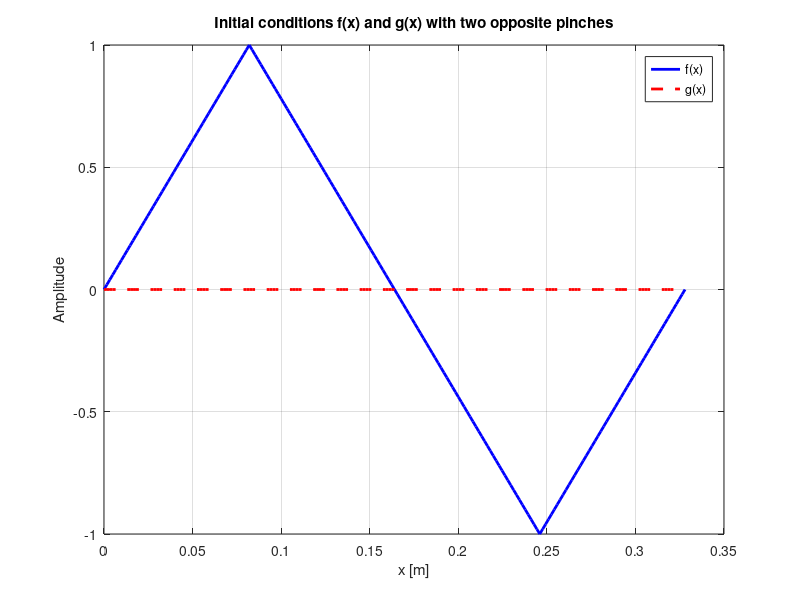
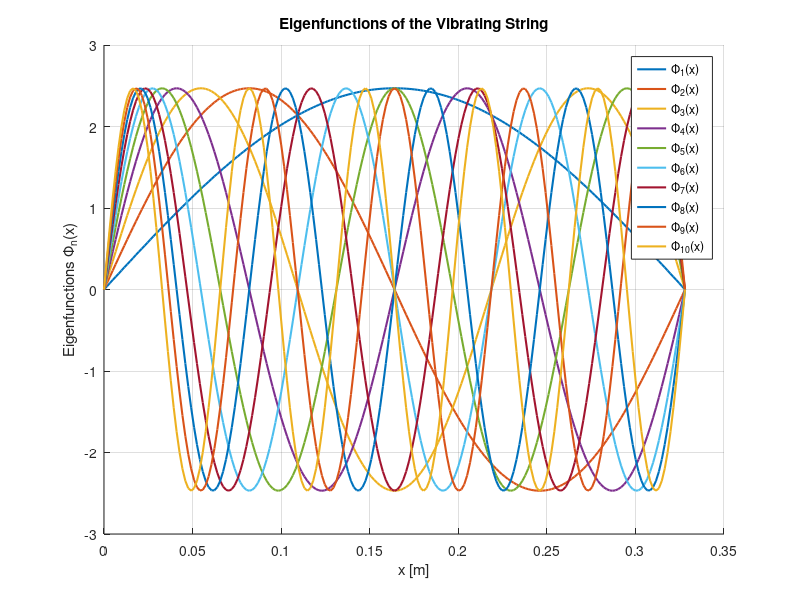
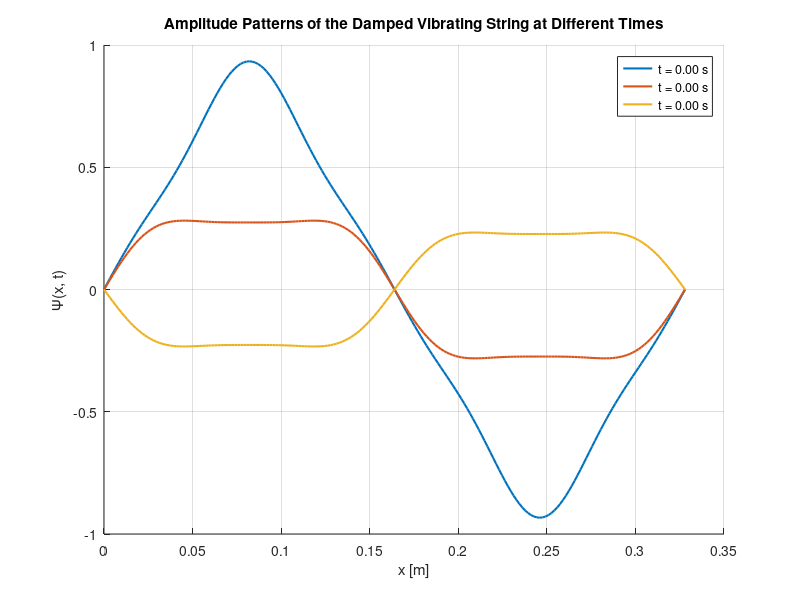
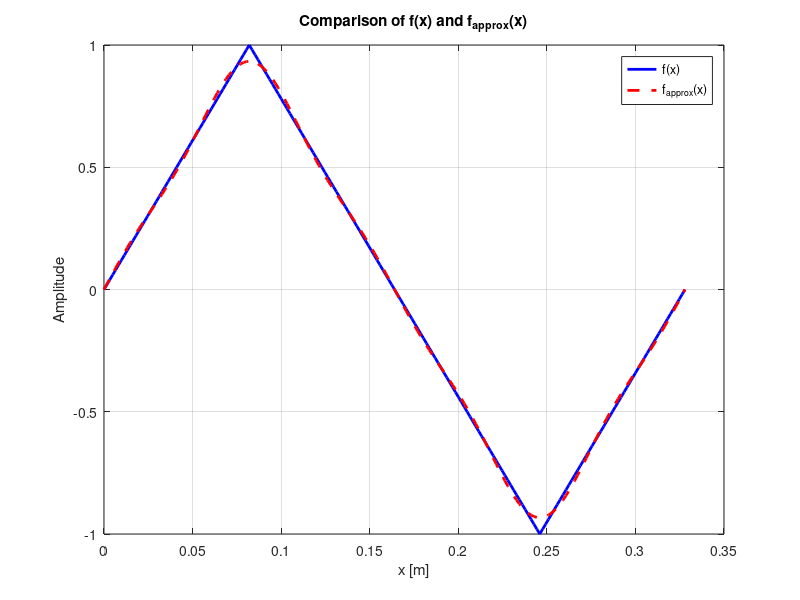

The MATLAB script that drew these images, in order: (Note: this script raises an error after producing the figures.)
% Given parameters
L = 0.328;              % String length [m]
M_L = 0.660E-3;        % String mass per unit length [kg/m]
F = 55.0;              % Tension force applied on string [N]
npt = 201;             % Number of spatial sample points
nst = 13;              % Number of time sample points
damp_factor = 200;     % Damping factor
% Define positions of the pinches
nbPinches = 2;         % Number of pinches
pA1 = L / 2;            % First pinch position
pB1 =  L / 4;           % Second pinch position
pB2 = 3 * L / 4;        % Second pinch position
z1 = 1;                % Amplitude scaling factor for the first pinch
z2 = -1;               % Amplitude scaling factor for the second pinch (opposite direction)

% Initialize arrays for the initial conditions
f_x = zeros(npt, 1);   % Initial displacement
g_x = zeros(npt, 1);   % Initial velocity

% Define the x coordinate array
x = linspace(0, L, npt);  % Spatial discretization from 0 to L

% Define the initial displacement based on the pinch functions
if nbPinches == 1
    for i = 1:npt
        % First pinch at L/4 (positive direction)
        if x(i) <= pA1
            f_x(i) = (z1 * x(i)) / pA1;  % Pinch increases linearly to p1
        else 
            f_x(i) = (z1 * (x(i) - L)) / (pA1 - L); % Decrease towards 0 until p2
        end
    end    
else
    for i = 1:npt
        if x(i) <= pB1
            f_x(i) = (z1 * x(i)) / pB1;
        elseif x(i) <= pB2
            f_x(i) = ((z1 - z2)*(x(i) - pB1)/ (pB1 - pB2)) + z1;
        elseif x(i) > pB2
            f_x(i) = (z2 * (x(i) - L)) / (pB2 - L);
        end
    end
end

% Compute and plot f(x) and g(x)
figure;
plot(x, f_x, 'b', 'LineWidth', 2);
hold on;
plot(x, g_x, 'r--', 'LineWidth', 2);
xlabel('x [m]');
ylabel('Amplitude');
title('Initial conditions f(x) and g(x) with two opposite pinches');
legend('f(x)', 'g(x)');
grid on;
hold off;

% Step 4: Compute the numerical arrays describing the eigenfunctions.
nmax = 10; % Define the maximum number of modes to calculate
phi_n = zeros(npt, nmax); % Initialize an array to hold eigenfunctions

% Compute eigenfunctions for n = 1, 2, ..., nmax
for n = 1:nmax
    phi_n(:, n) = sqrt(2/L) * sin(n * pi * x / L); % Compute eigenfunction
end

% Plot the eigenfunctions for various n values
figure;
hold on;
for n = 1:nmax
    plot(x, phi_n(:, n), 'DisplayName', sprintf('\\Phi_{%d}(x)', n), 'LineWidth', 1.5);
end
xlabel('x [m]');
ylabel('Eigenfunctions \Phi_n(x)');
title('Eigenfunctions of the Vibrating String');
legend show; % Display the legend for each mode
grid on;
hold off;

% Step 5: Calculate and display frequencies and periods of the eigenfunctions

% Preallocate arrays for results
n_values = (1:nmax)';  % Column vector of n values
n_pi = n_values * pi;  % Calculate nπ
omega_n = zeros(nmax, 1);  % Preallocate omega_n array
nu_n = zeros(nmax, 1);     % Preallocate frequency array
T_n = zeros(nmax, 1);      % Preallocate period array

% Calculate natural frequency (omega_n), frequency (nu_n), and period (T_n)
for n = 1:nmax
    omega_n(n) = (n * pi / L) * sqrt(F / M_L);  % Calculate omega_n
    nu_n(n) = omega_n(n) / (2 * pi);             % Calculate frequency nu_n
    T_n(n) = 1 / nu_n(n);                         % Calculate period T_n
end

% Display results in a formatted table
fprintf(' n |    nπ   |   ω_n (rad/s)  |   ν_n (Hz)   |   T_n (s)   \n');
fprintf('---|---------|----------------|--------------|--------------\n');

for n = 1:nmax
    fprintf('%2d | %8.4f | %14.4f | %13.4f | %12.4f \n', ...
        n, n_pi(n), omega_n(n), nu_n(n), T_n(n));
end

% Step 6: Test the orthonormalization of eigenfunctions

% Preallocate an array to hold the overlap integrals
overlap_integrals = zeros(nmax, 1);

% Loop to calculate the overlap integral for each n
for n = 1:nmax
    % Directly access the precomputed eigenfunction values
    phi_n_values = phi_n(:, n);  % Use the n-th eigenfunction directly
    
    % Calculate the overlap integral ⟨Φ_n | Φ_n⟩ using the trapezoidal rule
    overlap_integrals(n) = trapz(x, phi_n_values .* phi_n_values);
end

% Display results in a formatted table
fprintf(' n | ⟨Φ_n | Φ_n⟩ \n');
fprintf('---|---------------\n');

for n = 1:nmax
    fprintf('%2d | %13.4f \n', n, overlap_integrals(n));
end

% Step 7: Calculate overlap integrals between initial conditions and eigenfunctions

% Preallocate arrays for overlap integrals
f_overlap = zeros(nmax, 1);  % ⟨Φ_n | f⟩
g_overlap = zeros(nmax, 1);  % ⟨Φ_n | g⟩

% Loop to calculate overlap integrals for each n
for n = 1:nmax
    % Calculate the overlap integral for f(x)
    f_overlap(n) = trapz(x, phi_n(:, n) .* f_x);  % ⟨Φ_n | f⟩
    
    % Calculate the overlap integral for g(x)
    g_overlap(n) = trapz(x, phi_n(:, n) .* g_x);  % ⟨Φ_n | g⟩
end

% Display results in a formatted table
fprintf(' n | ⟨Φ_n | f⟩      | ⟨Φ_n | g⟩      \n');
fprintf('---|----------------|----------------\n');

for n = 1:nmax
    fprintf('%2d | %14.4f | %14.4f \n', n, f_overlap(n), g_overlap(n));
end

%Step 8: Damping factor

% Define time discretization over one period with damping
t = linspace(0, 2 * pi / omega_n(1), nst); % Time array for one period with nst points
gamma = damp_factor; % Damping factor
psi_xt = zeros(npt, nst); % Initialize the array for Ψ(x, t)

% Compute Ψ(x, t) with damping for each time sample
for j = 1:nst
    for n = 1:nmax
        % Exponential decay factor e^(-gamma * t(j))
        damping = exp(-gamma * t(j));
        
        % Compute the contribution of each eigenfunction to Ψ(x, t) with damping
        psi_xt(:, j) = psi_xt(:, j) + damping * ...
            (f_overlap(n) * cos(omega_n(n) * t(j)) + g_overlap(n) * sin(omega_n(n) * t(j))) * phi_n(:, n);
    end
end

% Plot the amplitude patterns at specific time instances with damping
figure;
hold on;
for j = 1:5:nst % Plot every 5th time step for clarity
    plot(x, psi_xt(:, j), 'DisplayName', sprintf('t = %.2f s', t(j)), 'LineWidth', 1.5);
end
xlabel('x [m]');
ylabel('Ψ(x, t)');
title('Amplitude Patterns of the Damped Vibrating String at Different Times');
legend show;
grid on;
hold off;


% Step 8: Check if truncating the expansion to nmax terms is satisfactory enough

% Initialize arrays for approximations
f_approx = zeros(npt, 1);  % Approximated f(x)
g_approx = zeros(npt, 1);  % Approximated g(x)

% Compute the approximated functions using the eigenfunctions and overlap integrals
for n = 1:nmax
    f_approx = f_approx + f_overlap(n) * phi_n(:, n);  % Approximate f(x)
    g_approx = g_approx + g_overlap(n) * phi_n(:, n);  % Approximate g(x)
end

% Plot the comparisons for f(x) and f_approx(x)
figure;
plot(x, f_x, 'b', 'LineWidth', 2); % Original f(x)
hold on;
plot(x, f_approx, 'r--', 'LineWidth', 2); % Approximated f(x)
xlabel('x [m]');
ylabel('Amplitude');
title('Comparison of f(x) and f_{approx}(x)');
legend('f(x)', 'f_{approx}(x)');
grid on;
hold off;

% Plot the comparisons for g(x) and g_approx(x)
figure;
plot(x, g_x, 'b', 'LineWidth', 2); % Original g(x)
hold on;
plot(x, g_approx, 'r--', 'LineWidth', 2); % Approximated g(x)
xlabel('x [m]');
ylabel('Amplitude');
title('Comparison of g(x) and g_{approx}(x)');
legend('g(x)', 'g_{approx}(x)');
grid on;
hold off;

% Quantitative evaluation (using your goodness of fit function)
gof_f = gofit(f_x, f_approx)  % Evaluate goodness of fit for f(x)
gof_g = gofit(g_x, g_approx)  % Evaluate goodness of fit for g(x)

% Step 9: Compute the numerical arrays of the spatial discretizations of Ψ(x, t)

% Define time discretization over one period
t = linspace(0, 2 * pi / omega_n(1), nst); % Time array for one period with nst points
psi_xt = zeros(npt, nst); % Initialize the array for Ψ(x, t)

% Compute Ψ(x, t) for each time sample
for j = 1:nst
    for n = 1:nmax
        % Compute the contribution of each eigenfunction to Ψ(x, t)
        psi_xt(:, j) = psi_xt(:, j) + ...
            (f_overlap(n) * cos(omega_n(n) * t(j)) + g_overlap(n) * sin(omega_n(n) * t(j))) * phi_n(:, n);
    end
end

% Plot the amplitude patterns at specific time instances
figure;
hold on;
for j = 1:5:nst % Plot every 5th time step for clarity
    plot(x, psi_xt(:, j), 'DisplayName', sprintf('t = %.2f s', t(j)), 'LineWidth', 1.5);
end
xlabel('x [m]');
ylabel('Ψ(x, t)');
title('Amplitude Patterns of the Vibrating String at Different Times');
legend show;
grid on;
hold off;

% Step 10: Produce a movie of the string vibrating during at least 4π/ω_1

% Define the number of frames for the movie
n_frames = 200;  % Set to a high number for smooth animation
time_duration = 4 * pi / omega_n(1); % Duration to observe the motion
t_movie = linspace(0, time_duration, n_frames); % Time array for the movie

% Create a figure for the movie
figure;
axis([0 L -1 1]); % Set axis limits
xlabel('x [m]');
ylabel('Ψ(x, t)');
title('Vibrating String Motion');
grid on;
hold on;

% Initialize the movie structure
frames(n_frames) = struct('cdata', [], 'colormap', []);

for j = 1:n_frames
    % Clear the previous plot
    cla;
    
    % Compute Ψ(x, t) for the current time sample
    current_psi = zeros(npt, 1);
    for n = 1:nmax
        current_psi = current_psi + ...
            (f_overlap(n) * cos(omega_n(n) * t_movie(j)) + g_overlap(n) * sin(omega_n(n) * t_movie(j))) * phi_n(:, n);
    end
    
    % Plot the current state of the string
    plot(x, current_psi, 'LineWidth', 2);
    ylim([-1 1]); % Set the y-limits to keep the plot consistent
    title(sprintf('Vibrating String at t = %.2f s', t_movie(j)));
    
    % Capture the current frame for the movie
    frames(j) = getframe(gcf); % Store the current figure frame
end

% Save the movie
movie_name = 'vibrating_string_movie.mp4';
v = VideoWriter(movie_name, 'MPEG-4'); % Specify the video file type
open(v); % Open the video file for writing
writeVideo(v, frames); % Write the frames to the video
close(v); % Close the video file

hold off;


% Step 11: Test how changing the values of npt, nst, and nmax impacts the results

% Define test values for npt, nst, and nmax
npt_values = [101, 201, 301]; % Different spatial discretization points
nst_values = [13, 50, 100];    % Different time sampling points
nmax_values = [3, 5, 10];      % Different truncation levels

% Loop over different values of npt, nst, and nmax
%for np = npt_values
%    for ns = nst_values
%        for nm = nmax_values
%            % Recompute the parameters based on the current settings
%            x = linspace(0, L, np)';   % Update x based on npt
%            t_movie = linspace(0, 4 * pi / omega_n(1), ns); % Update time array based on nst
%
%            % Compute initial conditions f(x) and g(x)
%            f_x = zeros(np, 1);
%            g_x = zeros(np, 1); % g_x is still zeros for this case
%
%            % Recalculate initial conditions (Pinches)
%            for i = 1:np
%                if x(i) <= L/2
%                    f_x(i) = x(i) / (L/2);
%                else
%                    f_x(i) = (L - x(i)) / (L/2);
%                end
%            end
%
%            % Recalculate eigenfunctions
%            phi_n = zeros(np, nm); % Initialize array for eigenfunctions
%            for n = 1:nm
%                phi_n(:, n) = sqrt(2/L) * sin(n * pi * x / L);
%            end
%            
%            % Continue with the rest of the computations...
%            % For instance, calculate frequencies, periods, etc.
%
%            % Visualization can be added here to compare results
%            % For example, plot f(x) and its approximation based on the chosen nmax
%            
%            % This code will be run for each combination of parameters
%        end
%    end
%end


